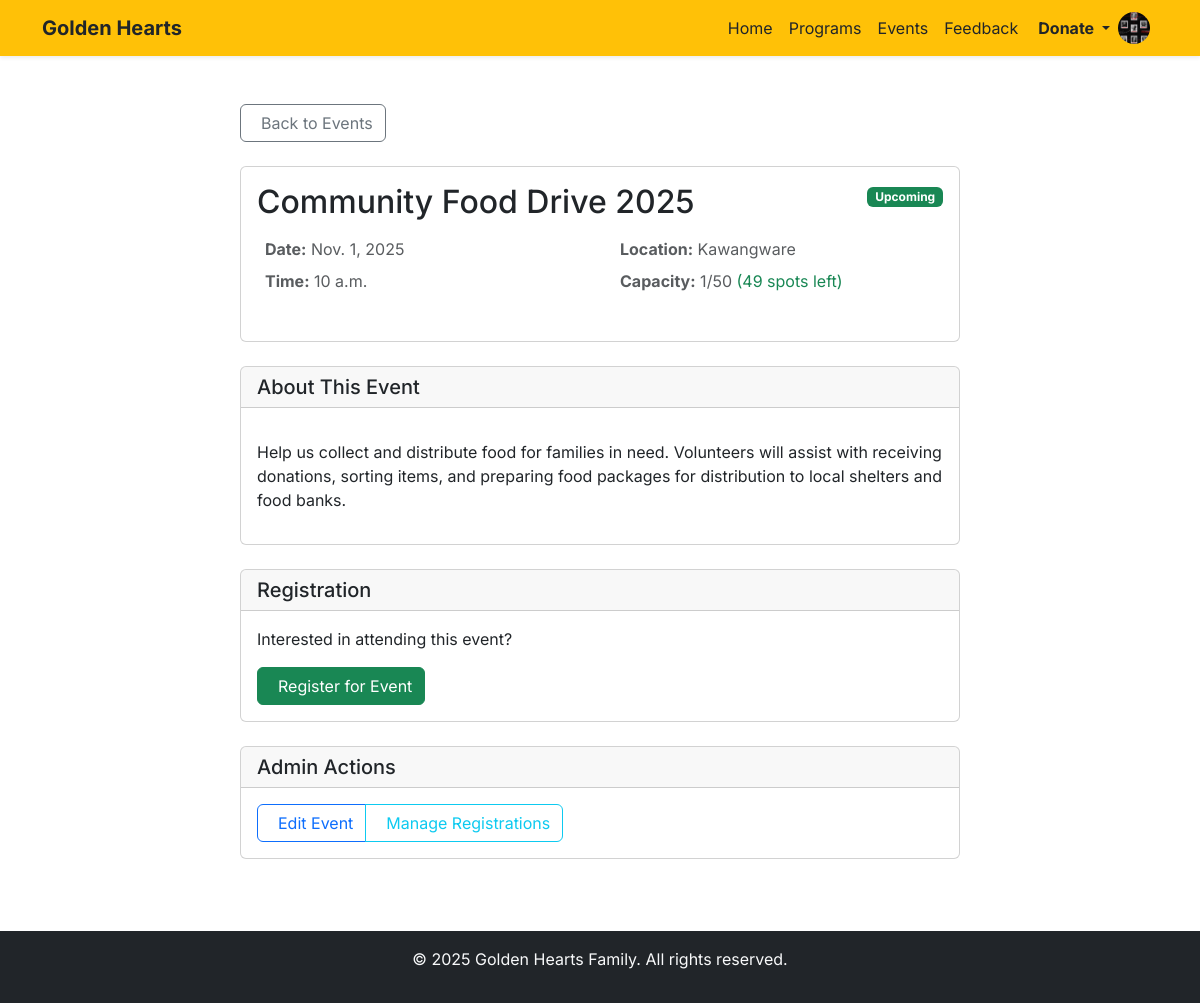
Screenshot of /events/event/1/ (signed in) with the database file from the repository.
### events/models.py (models this page shows, shortened)
class Event(models.Model):
    title = models.CharField(max_length=200)
    description = models.TextField()
    date = models.DateField()
    time = models.TimeField()
    location = models.CharField(max_length=200)
    capacity = models.PositiveIntegerField(default=0)
    created_at = models.DateTimeField(auto_now_add=True)
    updated_at = models.DateTimeField(auto_now=True)
    created_by = models.ForeignKey(
        settings.AUTH_USER_MODEL,
        on_delete=models.SET_NULL,
        null=True,
        related_name='created_events'
    )
    class Meta:
        ordering = ['-date', '-time']
    @property
    def is_past(self):
        return self.date < timezone.now().date()
    @property
    def approved_registrations_count(self):
        return self.registrations.filter(approved=True).count()
    @property
    def available_spots(self):
        return max(0, self.capacity - self.approved_registrations_count)
    @property
    def is_full(self):
        return self.capacity > 0 and self.approved_registrations_count >= self.capacity

### events/views.py (the view, shortened to what this page needs)
# urls.py: path('event/<int:event_id>/', views.event_detail, name='event_detail'),
def event_detail(request, event_id):
    event = get_object_or_404(Event, id=event_id)
    user_registration = None
    if request.user.is_authenticated:
        user_registration = Registration.objects.filter(
            event=event,
            user=request.user
        ).first()
    return render(request, 'events/event_detail.html', {
        'event': event,
        'user_registration': user_registration,
    })

### accounts/models.py (called while the page is built)
    def get_profile_picture_url(self):
        if self.profile_picture and hasattr(self.profile_picture, 'url'):
            try:
                if os.path.exists(self.profile_picture.path):
                    return self.profile_picture.url
            except (ValueError, FileNotFoundError):
                pass
        return None

### events/templates/events/event_detail.html (shortened to what this page needs)
{% extends 'base.html' %}
{% load static %}
{% block content %}
<div class="container py-4">
    <div class="row">
        <div class="col-lg-8 mx-auto">
            <a href="{% url 'events:event_list' %}" class="btn btn-outline-secondary mb-4">
                Back to Events
            </a>
            <div class="card mb-4">
                <div class="card-body">
                    <div class="d-flex justify-content-between align-items-start mb-3">
                        <h1 class="card-title h2 mb-0">{{ event.title }}</h1>
                        <div>
                            {% if event.is_full %}
                                <span class="badge bg-danger">Event Full</span>
                            {% elif event.is_past %}
                                <span class="badge bg-secondary">Past Event</span>
                            {% else %}
                                <span class="badge bg-success">Upcoming</span>
                            {% endif %}
                        </div>
                    </div>
                    <div class="text-muted mb-4">
                        <div class="row">
                            <div class="col-md-6">
                                <p class="mb-2">
                                    <strong>Date:</strong> {{ event.date }}
                                </p>
                                <p class="mb-2">
                                    <strong>Time:</strong> {{ event.time }}
                                </p>
                            </div>
                            <div class="col-md-6">
                                <p class="mb-2">
                                    <strong>Location:</strong> {{ event.location }}
                                </p>
                                {% if event.capacity > 0 %}
                                <p class="mb-0">
                                    <strong>Capacity:</strong>
                                    {{ event.approved_registrations_count }}/{{ event.capacity }}
                                    {% if event.available_spots > 0 %}
                                        <span class="text-success">({{ event.available_spots }} spots left)</span>
                                    {% endif %}
                                </p>
                                {% endif %}
                            </div>
                        </div>
                    </div>
                </div>
            </div>
            <div class="card mb-4">
                <div class="card-header">
                    <h3 class="h5 mb-0">About This Event</h3>
                </div>
                <div class="card-body">
                    <p class="card-text">{{ event.description|linebreaks }}</p>
                </div>
            </div>
            {% if user.is_authenticated %}
            <div class="card mb-4">
                <div class="card-header">
                    <h3 class="h5 mb-0">Registration</h3>
                </div>
                <div class="card-body">
                    {% if user_registration %}
                        <div class="alert {% if user_registration.approved %}alert-success{% else %}alert-warning{% endif %}">
                            <div class="d-flex justify-content-between align-items-center">
                                <div>
                                    <i class="fas {% if user_registration.approved %}fa-check-circle{% else %}fa-clock{% endif %} me-2"></i>
                                    <strong>
                                        {% if user_registration.approved %}
                                            Your registration has been approved!
                                        {% else %}
                                            Registration submitted and pending approval
                                        {% endif %}
                                    </strong>
                                    <span class="badge {% if user_registration.approved %}bg-success{% else %}bg-warning text-dark{% endif %} ms-2">
                                        {% if user_registration.approved %}Approved{% else %}Pending{% endif %}
                                    </span>
                                </div>
                                {% if not user_registration.approved %}
                                <a href="{% url 'events:cancel_registration' user_registration.id %}"
                                   class="btn btn-outline-danger btn-sm"
                                   onclick="return confirm('Are you sure you want to cancel your registration?')">
                                    Cancel
                                </a>
                                {% endif %}
                            </div>
                        </div>
                    {% else %}
                        {% if event.is_past %}
                            <div class="alert alert-info">
                                <i class="fas fa-info-circle me-2"></i>
                                This event has already occurred.
                            </div>
                        {% elif event.is_full %}
                            <div class="alert alert-warning">
                                <i class="fas fa-exclamation-triangle me-2"></i>
                                This event is full. Registration is closed.
                            </div>
                        {% else %}
                            <form method="post">
                                <p class="mb-3">Interested in attending this event?</p>
                                <button type="submit" class="btn btn-success">
                                     Register for Event
                                </button>
                            </form>
                        {% endif %}
                    {% endif %}
                </div>
            </div>
            {% endif %}
            {% if user.is_authenticated and user.role == 'admin' %}
            <div class="card">
                <div class="card-header">
                    <h3 class="h5 mb-0">Admin Actions</h3>
                </div>
                <div class="card-body">
                    <div class="btn-group">
                        <a href="{% url 'events:event_edit' event.id %}" class="btn btn-outline-primary">
                             Edit Event
                        </a>
                        <a href="{% url 'events:manage_registrations' event.id %}" class="btn btn-outline-info">
                             Manage Registrations
                        </a>
                    </div>
                </div>
            </div>
            {% endif %}
        </div>
    </div>
</div>
{% endblock %}

### templates/base.html (style rules this page uses)
body { font-family: 'Inter', sans-serif; }

### rows the page displays
Event: title "Community Food Drive 2025", date "Nov. 1, 2025", time "10 a.m.", location "Kawangware", approved_registrations_count "1", capacity "50", available_spots "49", description "Help us collect and distribute food for families in need. Volunteers will assist with receiving donations, sorting items, and preparing food packages for distribution to local shelters and food banks."
